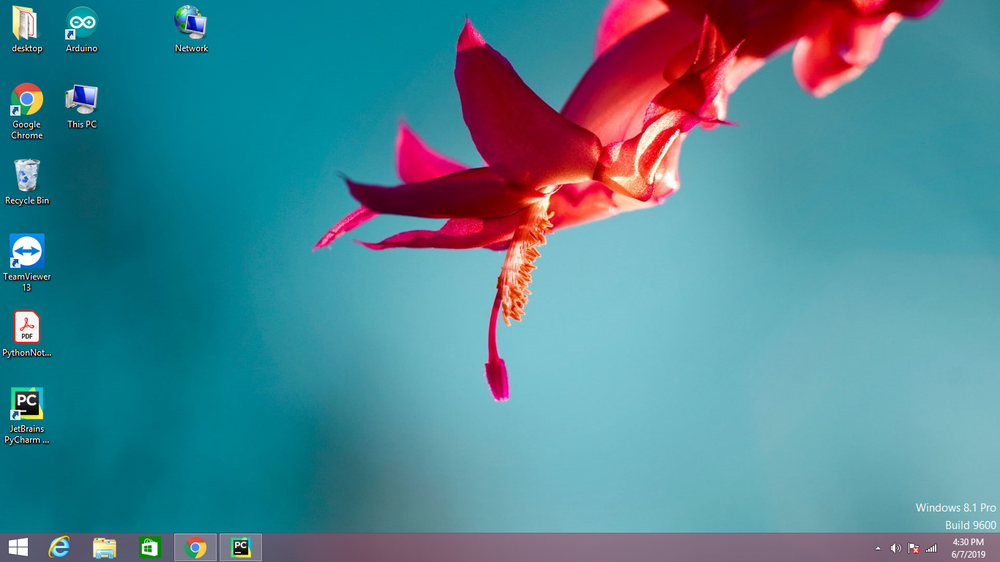
#> input picture Screenshot_2.png, 1000 x 562 px, shrunk from 1366 x 768 before the run
$ python imageOperatn.py
#> lines starting #> are read from the running program, lines starting #| are printed output that depends on the picture; after the words box and inside, x2 and y2 are one past the last pixel; in counts of white or black regions, pixels touching at a corner belong together
import numpy as np
import cv2

img = cv2.imread('Screenshot_2.png', cv2.IMREAD_COLOR)
#> img is the input picture: shape (562, 1000, 3); mean B, G, R 148.2, 133.8, 78.9

# FOR COLOR VALUE OF PERTICULAR PIXEL

px = img[55, 55]
#> px = [123, 104, 1]
print(px)
#| [123 104   1]

# to change color of that Pixel

img[55, 55] = [255, 255, 255]
#> img: shape (562, 1000, 3); under 0.01% of pixels changed, all inside (x1, y1, x2, y2) = (55, 55, 56, 56)
print(px)
#| [255 255 255]

# Region of imgage

roi = img[100:150, 100:150]
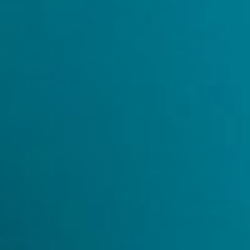
#> roi: shape (50, 50, 3) (shown 5 times larger); mean B, G, R 127.8, 108.3, 0.4
print(roi)
#> (printed output is left out)

# to change roi

img[10: 150 , 10 : 150] = [0, 0, 0]
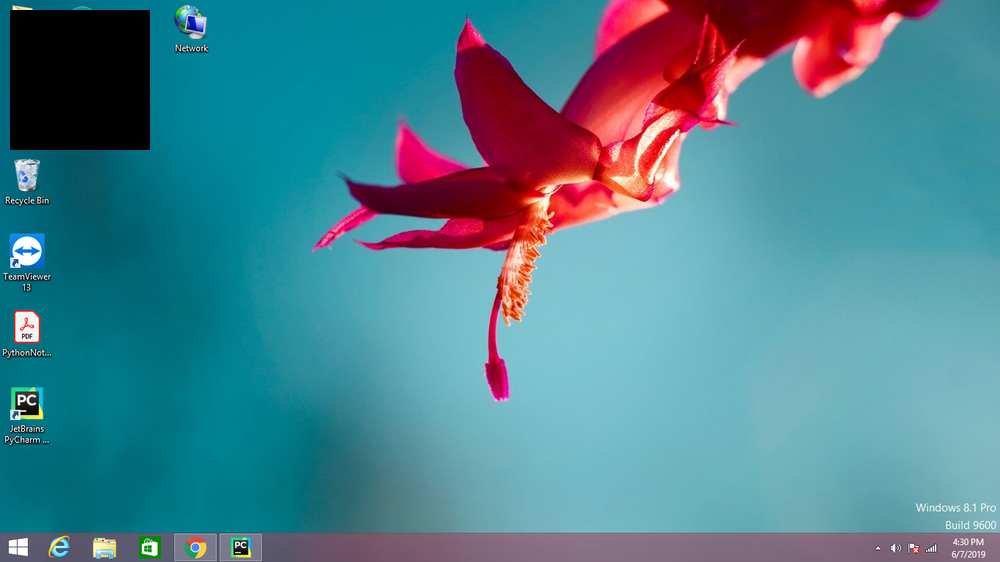
#> img: shape (562, 1000, 3); mean B, G, R 143.6, 129.8, 77.9

cv2.imshow('operatedImage', img)
cv2.waitKey(0)
cv2.destroyAllWindows()
